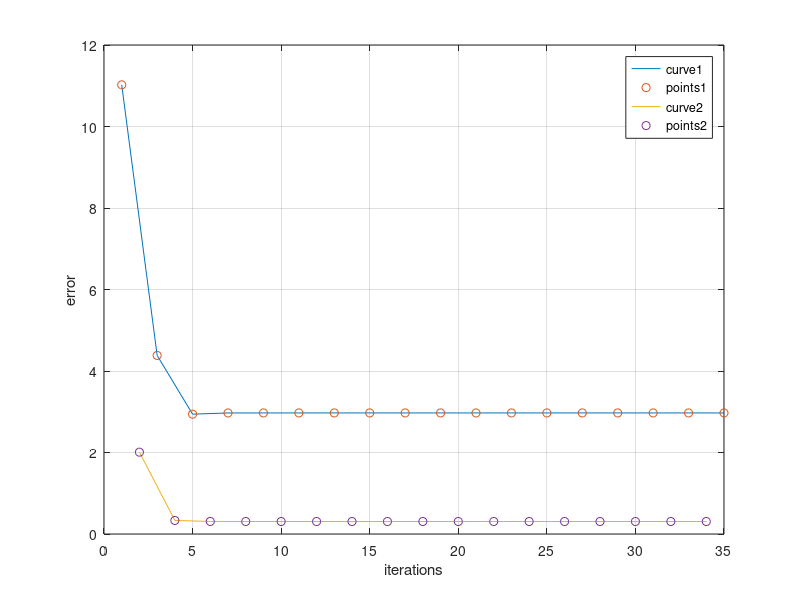

This figure's MATLAB source:
clc;
clear all;
Ai=[3+2j 4+5j;-7+1j 8-2j];
Aic=[3-2j 4-5j;-7-1j 8+2j];
x=ones(2,2);
for K=1:35
    A1=x;
    if (rem(K,2)~=0)
    x=(((Aic)*x^(1/2))*Ai)^(1/2);
    error1(K)=sum(sum(abs(x-(((Aic)*x^(1/2))*Ai)^(1/2))))/4;
    end
     if (rem(K,2)==0)
    x=(((Aic)*x^(1/4))*Ai)^(1/3);
    error2(K)=sum(sum(abs(x-(((Aic)*x^(1/4))*Ai)^(1/3))))/4;
     end      
end
jj=1;
jj1=1;
t=find(error1==0);
error1(t)=[];
t=find(error2==0);
error2(t)=[];

for i=1:35
if(rem(i,2)~=0)
    kp1(jj)=i;
    jj=jj+1;
end
if(rem(i,2)==0)
    kp2(jj1)=i;
    jj1=jj1+1;
end
end
a=find(kp1==0);
kp1(a)=[];
b=find(kp2==0);
kp2(b)=[];
figure;
plot(kp1,error1);
hold on;
plot(kp1,error1,'o');
grid on
legend();
hold on;
plot(kp2,error2);
hold on;
plot(kp2,error2,'o');
grid on
xlabel('iterations');
ylabel('error');
legend('curve1','points1','curve2','points2');
display('solution is');
disp(x);
